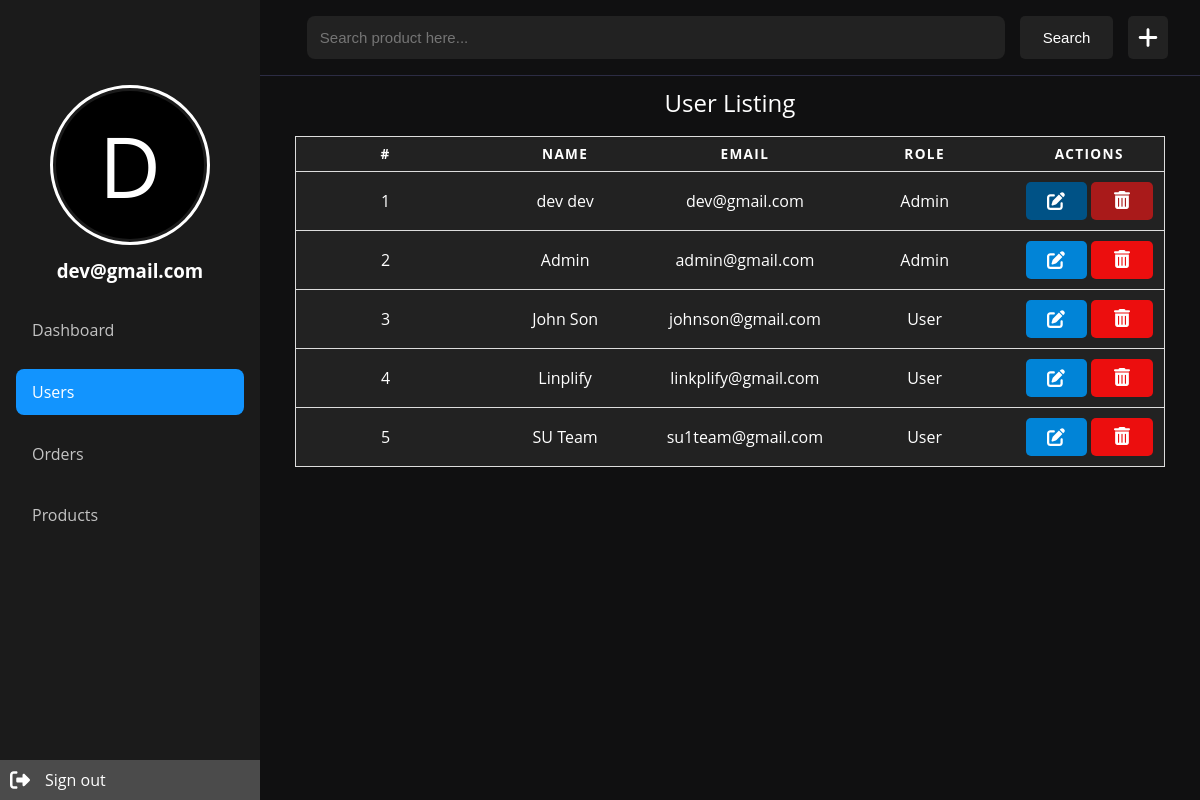
The app's page /dashboard/user.php (signed in) with its own data.
### tables this page shows
CREATE TABLE `users` (
  `id` int(10) UNSIGNED NOT NULL,
  `firstname` varchar(30) NOT NULL,
  `lastname` varchar(30) DEFAULT NULL,
  `email` varchar(255) NOT NULL,
  `password` varchar(255) NOT NULL,
  `role` varchar(20) NOT NULL DEFAULT 'user'
);

### dashboard/user.php (the view, shortened to what this page needs)
<?php
require "../database/dbcon.php";
$sql = "SELECT id,CONCAT(firstname,' ',IFNULL(lastname,'')) AS name,email,role FROM users";
if (!isset($_GET['page'])) {
    $page = 1;
} else {
    if (is_numeric($_GET['page'])) {
        $page = $_GET['page'];
    } else {
        $page = 1;
    }
}
$results_per_page = 8;
$page_first_result = ($page - 1) * $results_per_page;
if (!isset($_GET["q"]))
    $sql = "SELECT id,CONCAT(firstname,' ',IFNULL(lastname,'')) AS name,email,role FROM users  LIMIT " . $page_first_result . ',' . $results_per_page;
$result = $conn->query($sql);
$result->fetch_all(MYSQLI_ASSOC);
?>
<!DOCTYPE html>
<html lang="en">
<head>
    <link rel="stylesheet" type="text/css" href="CSS/dashboard.css">
    <link rel="stylesheet" type="text/css" href="CSS/table.css">
    <link rel="stylesheet" type="text/css" href="CSS/modal.css">
</head>
<body>
    <div class="dashboard">
        <nav class="sidebar" id="sidebar">
            <div id="head-section">
                <div id="profile">
                    <?php echo strtoupper(substr($_SESSION['backend_email'],0,1)) ?>
                </div>
                <h3><?=$_SESSION['backend_email'];?></h3>
            </div>
            <ul class="menu">
                <li><a class="menu-item" href="index.php">Dashboard</a></li>
                <li><a class="menu-item active" href="user.php">Users</a></li>
                <li><a class="menu-item" href="order.php">Orders</a></li>
                <li><a class="menu-item" href="product.php">Products</a></li>
            </ul>
            <a href="./PHP/signout.php" id="sign-out-btn">
                <img style="height: 20px;" src="./IMG/sign_out.svg" alt="">
                <span>Sign out</span>
            </a>
        </nav>
        <div class="main">
            <header class="topbar">
                <div class="search-bar">
                    <form id="search-frm" method="GET">
                        <input type="text" id="search-bar" name="q" placeholder="Search product here...">
                    </form>
                </div>
                <button type="submit" form="search-frm" id="btn-search" style="padding: 0 23px;text-decoration: none;font-size: 15px;color: white;">
                    Search
                </button>
                <button data-modal-target="modal1" id="btn-add-product">
                    <img src="IMG/plus-solid.svg">
                </button>
            </header>
            <section id="content" style="position: relative;height: 100%;">
                <?php if ($result->num_rows > 0): ?>
                    <table>
                        <caption>User Listing</caption>
                        <thead>
                            <tr>
                                <th scope="col">#</th>
                                <th scope="col">Name</th>
                                <th scope="col">Email</th>
                                <th scope="col">Role</th>
                                <th scope="col">Actions</th>
                            </tr>
                        </thead>
                        <tbody>
                            <?php foreach ($result as $user): ?>
                                <tr>
                                    <td data-label="#"><?= $user["id"] ?></td>
                                    <td data-label="Name"><?= $user["name"] ?></td>
                                    <td data-label="Email"><?= $user["email"] ?></td>
                                    <td data-label="Role" style="text-transform: capitalize;"><?= $user["role"] ?></td>
                                    <td data-label="Actions" style="min-width: 160px;">
                                        <button <?=$user["email"] == 'dev@gmail.com'? 'disabled':''?>  data-modal-target="modal2" style="user-select: none;background-color: <?=$user["email"] == 'dev@gmail.com'?'#005286':''?>;"  data-user="<?= htmlspecialchars(json_encode($user), ENT_QUOTES, 'UTF-8') ?>" class="btn btn-edit" >Edit</button>
                                        <button class="btn btn-delete" style="user-select: none;pointer-events: <?= $_SESSION['backend_email'] == $user['email'] || $user['email'] == 'dev@gmail.com' ? 'none' : '' ?>;background-color: <?= $_SESSION['backend_email'] == $user['email'] || $user['email'] == 'dev@gmail.com' ? '#a91a1a' : '' ?>;" data-id="<?= $user['id']; ?>">Edit</button>
                                    </td>
                                </tr>
                            <?php endforeach;
                            $conn->close(); ?>
                        </tbody>
                    </table>
                <?php else: ?>
                    <span style="font-size: 25px;font-weight: bold;color:red;position: absolute;top: 50%;left: 50%;transform: translate(-50%,-50%);">No Record. Add First.</span>
                <?php endif; ?>
            </section>
        </div>
    </div>
</body>
</html>

### dashboard/CSS/dashboard.css (style rules this page uses)
* { margin: 0; padding: 0; box-sizing: border-box; }
body { font-family: 'Arial', sans-serif; background-color: #101011; color: #fff; min-height: 100dvh; }
.dashboard { display: flex; height: 100vh; }
.sidebar { width: 260px; background-color: #1B1B1B; display: flex; flex-direction: column; gap: 25px; padding: 1rem; transform: translateX(0); transition: transform 0.3s ease; }
.sidebar .menu { list-style: none; display: flex; flex-direction: column; gap: 1rem; }
.menu-item { display: flex; align-items: center; gap: 1rem; padding: 0.8rem 1rem; border-radius: 8px; color: #c3c3c3; cursor: pointer; transition: all 0.3s ease; text-decoration: none; }
.menu-item:hover, .menu-item.active { background-color: #1294FE; color: #fff; }
.main { flex: 1; display: flex; flex-direction: column; }
.topbar { display: flex; justify-content: space-between; gap: 15px; align-items: center; background-color: #101011; padding: 1rem 2rem; border-bottom: 1px solid #2c2c44; }
.topbar .search-bar input { flex: 1; padding: 0.8rem; border-radius: 8px; border: none; background-color: #222222; color: #fff; font-size: 15px; width: 100%; }
.sidebar { transform: translateX(0); display: flex; }
#content { margin: 0 35px; }
.btn { font-size: 16px; padding: 8px 15px; outline: none; border-color: transparent; border-radius: 5px; cursor: pointer; }
.btn-edit { background-image: url(../IMG/pen-to-square-solid.svg); }

### dashboard/CSS/table.css (style rules this page uses)
table { border: 1px solid #ccc; border-collapse: collapse; margin: 0; padding: 0; width: 100%; table-layout: fixed; }
table caption { font-size: 1.5em; margin: .5em 0 .75em; }
table tr { background-color: #222222; border: 1px solid #ddd; padding: .35em; }
table th, table td { padding: .625em; text-align: center; }
table th { font-size: .85em; letter-spacing: .1em; text-transform: uppercase; }
table th:last-child { width: 150px; }
body { font-family: "Open Sans", sans-serif; line-height: 1.25; }

### records on screen
users: id "1", name "dev dev", email "dev@gmail.com", role "Admin"
users: id "2", name "Admin", email "admin@gmail.com", role "Admin"
users: id "3", name "John Son", email "johnson@gmail.com", role "User"
users: id "4", name "Linplify", email "linkplify@gmail.com", role "User"
users: id "5", name "SU Team", email "su1team@gmail.com", role "User"

### other values on screen
substr($_SESSION['backend_email'],0,1) "D"
$_SESSION['backend_email'] "dev@gmail.com"
